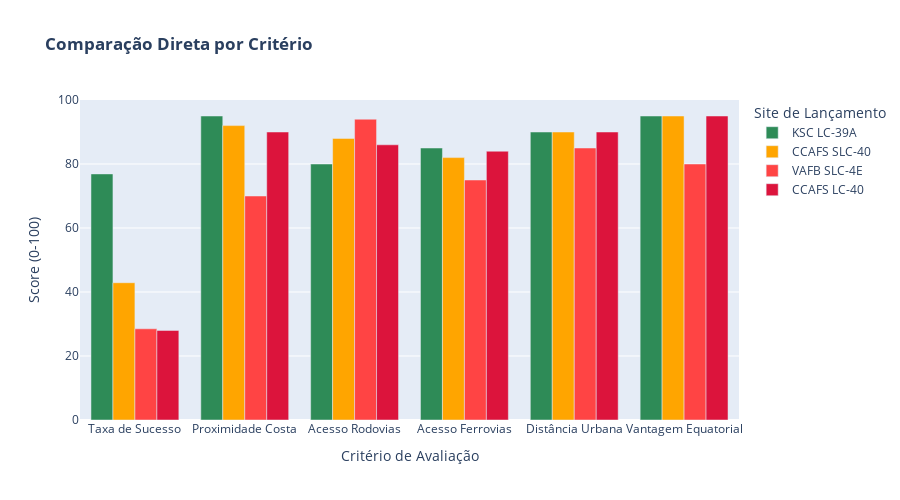

Notebook cell for this chart:
### Markdown cell above
uma versão simplificada para apresentação:

### Code cell
import plotly.express as px
import pandas as pd

# Versão simplificada para dashboard
simple_data = []
for site in ['KSC LC-39A', 'CCAFS SLC-40', 'VAFB SLC-4E', 'CCAFS LC-40']:
    for i, criterio in enumerate(detailed_data['Critério']):
        simple_data.append({
            'Site': site,
            'Critério': criterio,
            'Score': detailed_data[site][i],
            'Peso': detailed_data['Peso'][i] * 100
        })

df_simple = pd.DataFrame(simple_data)

# Gráfico de barras agrupadas
fig_bar = px.bar(df_simple, 
                 x='Critério', 
                 y='Score', 
                 color='Site',
                 barmode='group',
                 color_discrete_sequence=['#2E8B57', '#FFA500', '#FF4444', '#DC143C'],
                 title='<b>Comparação Direta por Critério</b>')

fig_bar.update_layout(
    xaxis_title='Critério de Avaliação',
    yaxis_title='Score (0-100)',
    legend_title='Site de Lançamento',
    width=900,
    height=500
)

fig_bar.show()

### Figure 1 — Plotly figure (JSON) as saved in the notebook; plotly's stock layout.template omitted (floating-point values rounded to 4 significant figures)
{"data": [{"alignmentgroup": "True", "hovertemplate": "Site=KSC LC-39A<br>Critério=%{x}<br>Score=%{y}<extra></extra>", "legendgroup": "KSC LC-39A", "marker": {"color": "#2E8B57", "pattern": {"shape": ""}}, "name": "KSC LC-39A", "offsetgroup": "KSC LC-39A", "orientation": "v", "showlegend": true, "textposition": "auto", "type": "bar", "x": ["Taxa de Sucesso", "Proximidade Costa", "Acesso Rodovias", "Acesso Ferrovias", "Distância Urbana", "Vantagem Equatorial"], "xaxis": "x", "y": [76.9, 95, 80, 85, 90, 95], "yaxis": "y"}, {"alignmentgroup": "True", "hovertemplate": "Site=CCAFS SLC-40<br>Critério=%{x}<br>Score=%{y}<extra></extra>", "legendgroup": "CCAFS SLC-40", "marker": {"color": "#FFA500", "pattern": {"shape": ""}}, "name": "CCAFS SLC-40", "offsetgroup": "CCAFS SLC-40", "orientation": "v", "showlegend": true, "textposition": "auto", "type": "bar", "x": ["Taxa de Sucesso", "Proximidade Costa", "Acesso Rodovias", "Acesso Ferrovias", "Distância Urbana", "Vantagem Equatorial"], "xaxis": "x", "y": [42.9, 92, 88, 82, 90, 95], "yaxis": "y"}, {"alignmentgroup": "True", "hovertemplate": "Site=VAFB SLC-4E<br>Critério=%{x}<br>Score=%{y}<extra></extra>", "legendgroup": "VAFB SLC-4E", "marker": {"color": "#FF4444", "pattern": {"shape": ""}}, "name": "VAFB SLC-4E", "offsetgroup": "VAFB SLC-4E", "orientation": "v", "showlegend": true, "textposition": "auto", "type": "bar", "x": ["Taxa de Sucesso", "Proximidade Costa", "Acesso Rodovias", "Acesso Ferrovias", "Distância Urbana", "Vantagem Equatorial"], "xaxis": "x", "y": [28.5, 70, 94, 75, 85, 80], "yaxis": "y"}, {"alignmentgroup": "True", "hovertemplate": "Site=CCAFS LC-40<br>Critério=%{x}<br>Score=%{y}<extra></extra>", "legendgroup": "CCAFS LC-40", "marker": {"color": "#DC143C", "pattern": {"shape": ""}}, "name": "CCAFS LC-40", "offsetgroup": "CCAFS LC-40", "orientation": "v", "showlegend": true, "textposition": "auto", "type": "bar", "x": ["Taxa de Sucesso", "Proximidade Costa", "Acesso Rodovias", "Acesso Ferrovias", "Distância Urbana", "Vantagem Equatorial"], "xaxis": "x", "y": [28, 90, 86, 84, 90, 95], "yaxis": "y"}], "layout": {"barmode": "group", "height": 500, "legend": {"title": {"text": "Site de Lançamento"}, "tracegroupgap": 0}, "title": {"text": "<b>Comparação Direta por Critério</b>"}, "width": 900, "xaxis": {"anchor": "y", "domain": [0, 1], "title": {"text": "Critério de Avaliação"}}, "yaxis": {"anchor": "x", "domain": [0, 1], "title": {"text": "Score (0-100)"}}}}
